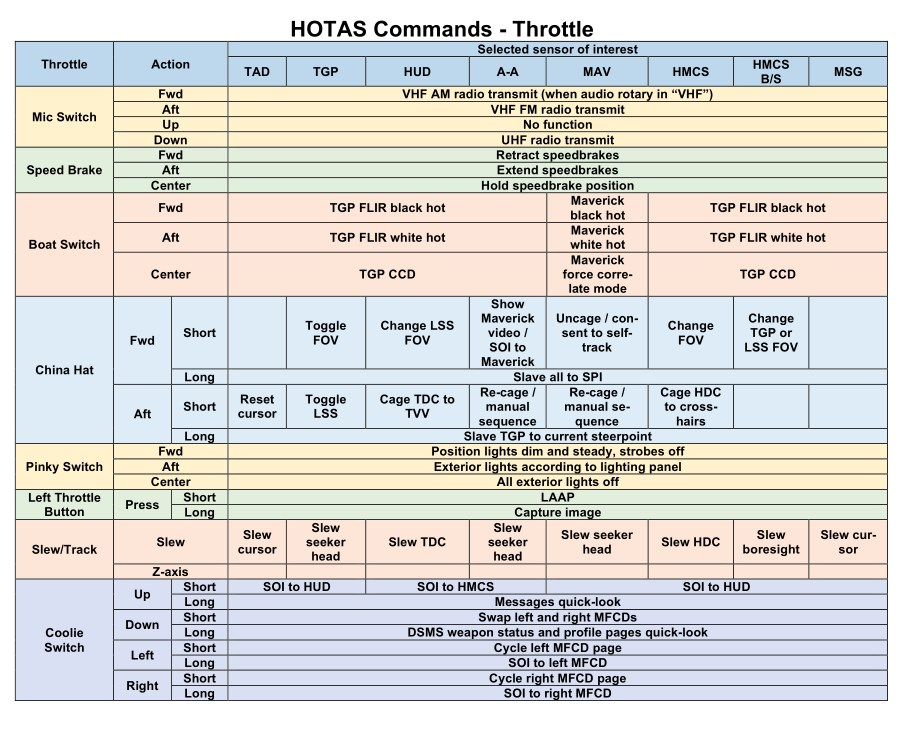
#> input picture test/veaf-tools/demo-mission/src/mission/KNEEBOARD/A-10c_2/Images/01 - hotas - throttle.jpg, 900 x 736 px
$ python -i recon_render.py   (imports and definitions only)
#> lines starting #> are read from the running program, lines starting #| are printed output that depends on the picture
### src/python/veaf-tools/veaf_libs/i18n.py
"""Internationalisation helpers for veaf-tools.

Language resolution order
-------------------------
1. ``set_language(lang)`` explicit call (e.g. from ``--lang`` CLI option)
2. ``VEAF_LANG`` environment variable (set before launch)
3. OS locale (``locale.getdefaultlocale()``)
4. ``"en"`` (hard fallback)

Usage::

    from veaf_libs.i18n import t, set_language

    # At runtime (from --lang callback):
    set_language("fr")

    # Translate a key:
    print(t("build.start", mission="demo"))

Catalog files live in ``veaf_libs/locales/<lang>.json``.
The ``en.json`` catalog is authoritative; all other locales fall back to it
for missing keys.
"""

from __future__ import annotations

import json
import locale
import os
import sys
from collections.abc import Iterator
from contextlib import contextmanager
from pathlib import Path


def _get_locales_dir() -> Path:
    """Return the locales directory, working both as a script and a PyInstaller bundle."""
    if hasattr(sys, "_MEIPASS"):
        return Path(sys._MEIPASS) / "veaf_libs" / "locales"  # type: ignore[attr-defined]
    return Path(__file__).parent / "locales"


_LOCALES_DIR = _get_locales_dir()

_lang: str = "en"
_catalog: dict[str, str] = {}
_en_catalog: dict[str, str] = {}


# ---------------------------------------------------------------------------
# Private helpers
# ---------------------------------------------------------------------------


def _detect_lang() -> str:
    """Detect the active language.

    Resolution order:
    1. ``VEAF_LANG`` environment variable
    2. ``~/veafmct.yaml`` (or ``~/.veaf/config.yaml``) ``lang:`` key
    3. OS locale
    4. ``"en"`` fallback
    """
    env = os.environ.get("VEAF_LANG", "").strip()
    if env:
        return env[:2].lower()
    # User global config — lazy import to avoid circular dependency at init time.
    try:
        from veaf_libs.user_config import get_lang as _get_user_lang  # noqa: PLC0415

        user_lang = _get_user_lang()
        if user_lang:
            return user_lang
    except Exception:
        pass
    # Try OS locale; avoid the deprecated getdefaultlocale() (removed in 3.15).
    # Do NOT call locale.setlocale here — it has process-wide side effects.
    try:
        loc = locale.getlocale(locale.LC_CTYPE)[0]
        if loc:
            return loc[:2].lower()
    except Exception:
        pass
    # On Windows, locale.getlocale() returns None until setlocale() is called.
    # Use winreg to read the user's locale from the registry instead.
    if sys.platform == "win32":
        try:
            import winreg  # noqa: PLC0415

            with winreg.OpenKey(winreg.HKEY_CURRENT_USER, r"Control Panel\International") as key:
                locale_name = winreg.QueryValueEx(key, "LocaleName")[0]  # e.g. "fr-FR"
                if locale_name:
                    return locale_name[:2].lower()
        except Exception:
            pass
    # Last resort: parse LANG / LC_ALL env vars directly (Linux/macOS).
    for var in ("LC_ALL", "LC_CTYPE", "LANG"):
        val = os.environ.get(var, "").strip()
        if val and val != "C" and val != "POSIX":
            return val[:2].lower()
    return "en"


def _load_catalog(lang: str) -> dict[str, str]:
    path = _LOCALES_DIR / f"{lang}.json"
    if not path.exists():
        return {}
    try:
        with path.open(encoding="utf-8") as fh:
            return json.load(fh)
    except json.JSONDecodeError:
        import logging

        logging.getLogger(__name__).warning("Failed to load locale catalog '%s': invalid JSON", path)
        return {}


def _init() -> None:
    """Detect language and load catalog at import time."""
    global _lang, _catalog, _en_catalog
    _en_catalog = _load_catalog("en")
    _lang = _detect_lang()
    _catalog = _load_catalog(_lang) if _lang != "en" else _en_catalog


# ---------------------------------------------------------------------------
# Public API
# ---------------------------------------------------------------------------


# [33 lines left out: functions set_language, set_language_from_argv, not called in this run]


def current_language() -> str:
    """Return the currently active language code (e.g. ``"en"``, ``"fr"``)."""
    return _lang


# [55 lines left out: functions language, t, tn, not called in this run]


# Initialise at import time so that module-level ``t()`` calls (e.g. inside
# ``help=`` strings) get the correct language immediately.
_init()
#> (the call stopped at in _detect_lang, `user_lang = _get_user_lang()`: veaf_libs is not available in this run)
#> further down, picture is the input picture: PIL image 900x736 RGB; mean R, G, B 215.6, 215.3, 212.3

### src/python/veaf-tools/veaf_libs/recon_render.py
"""Turn a raw DCS shot into a reconnaissance photo: the look, the banner and the felt-pen marks.

The look is a contrasted black and white print with grain and a vignette; the banner says the
operation, the target, the heading, the pitch, the target's position in DDM and MGRS, the ground elevation and the
time; a rose gives the heading; and the targets are circled the way an intelligence officer would
with a red felt pen — irregular loops that do not close, a stroke that thickens mid-gesture, a
shaky leader line and a handwritten label.

The marks are placed by projecting each unit's live position through the camera the shot was taken
with (:func:`veaf_libs.dcs_recon.project`), so they land on the vehicles without anyone pointing
at them. Every random choice is seeded by the shot's title, so a re-render draws the same pen.
"""

from __future__ import annotations

import math
import random
from collections import Counter
from collections.abc import Callable
from datetime import date
from pathlib import Path
from typing import Any

from PIL import Image, ImageDraw, ImageFilter, ImageFont, ImageOps

from veaf_libs.dcs_recon import LiveUnit, camera_of, dominant_type, project
from veaf_libs.dcs_units_data import get_unit_attributes
from veaf_libs.i18n import t
from veaf_libs.magnetic import grid_heading_to_magnetic, grid_heading_to_true
from veaf_libs.mgrs import target_coordinates

#: The felt pen.
RED = (205, 22, 22)
#: The banner's highlight.
YELLOW = (255, 220, 40)
#: The banner's text.
PAPER = (230, 230, 220)

#: Windows ships these; elsewhere Pillow's own font stands in, at the same size.
_MONO = ("consola.ttf", "DejaVuSansMono.ttf")
_MONO_BOLD = ("consolab.ttf", "DejaVuSansMono-Bold.ttf")
_HAND = ("Inkfree.ttf", "DejaVuSans-Oblique.ttf")

Font = ImageFont.FreeTypeFont | ImageFont.ImageFont


# [8 lines left out: function _font, not called in this run]


def recce_look(image: Image.Image) -> Image.Image:
    """Give a colour shot the look of a reconnaissance print.

    Args:
        image: The raw shot.

    Returns:
        A new RGB image of the same size.
    """
    grey = ImageOps.autocontrast(ImageOps.grayscale(image), cutoff=1)
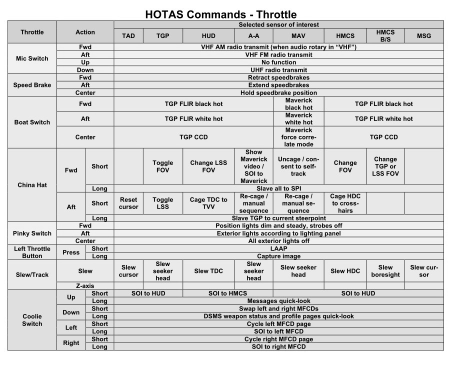
#> grey: PIL image 900x736 L (shown at 1/2 size); min 0, max 255, mean 214
    grey = grey.filter(ImageFilter.UnsharpMask(radius=2, percent=80, threshold=2))
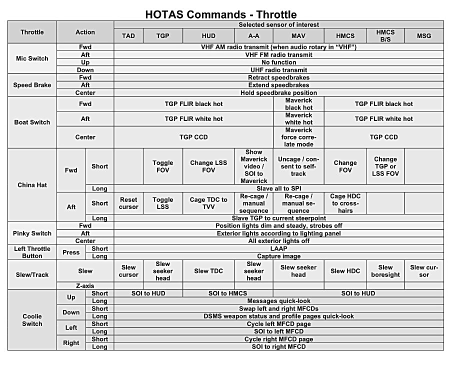
#> grey: PIL image 900x736 L (shown at 1/2 size); min 0, max 255, mean 216
    width, height = grey.size
    noise = Image.effect_noise((width, height), 22).filter(ImageFilter.GaussianBlur(0.6))
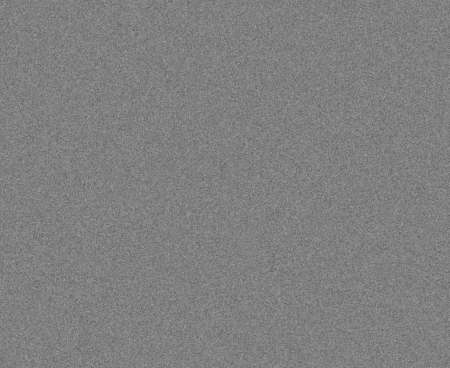
#> noise: PIL image 900x736 L (shown at 1/2 size); min 74, max 183, mean 127.5
    grey = Image.blend(grey, noise, 0.10)
    vignette = Image.radial_gradient("L").resize((width, height)).point(lambda v: 255 - int(v * 0.55))
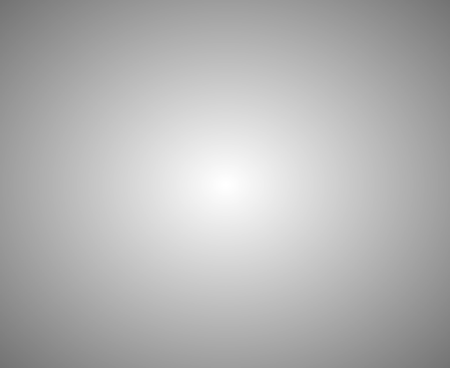
#> vignette: PIL image 900x736 L (shown at 1/2 size); min 115, max 255, mean 179.5
    grey = Image.composite(grey, Image.new("L", (width, height), 0), vignette)
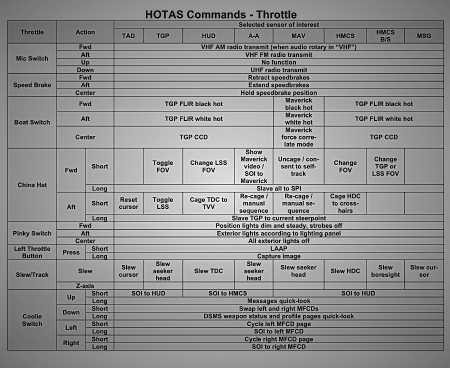
#> grey: PIL image 900x736 L (shown at 1/2 size); min 4, max 242, mean 144.9
    return ImageOps.colorize(grey, black=(12, 14, 10), white=(236, 232, 214))
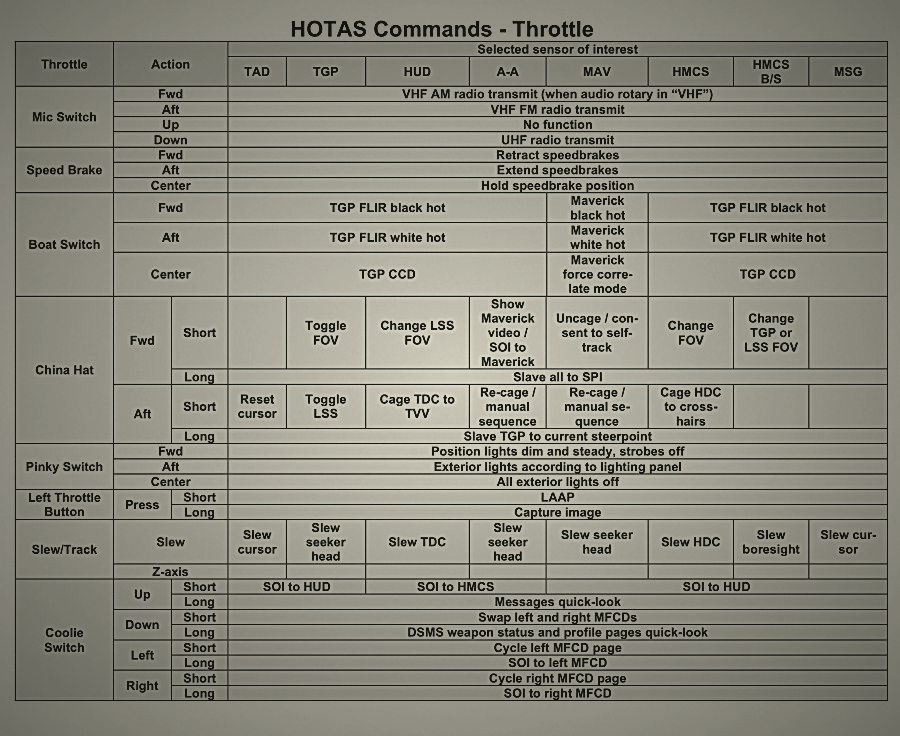
#> returned value: PIL image 900x736 RGB; mean R, G, B 138.8, 137.4, 125.5


# [68 lines left out: functions felt_ring, felt_label, not called in this run]


def _units_of(meta: dict[str, Any]) -> list[LiveUnit]:
    """Rebuild the shot's units from its metadata."""
    return [LiveUnit(u["kind"], 0, u["group"], u["type"], u["x"], u["z"], u["alt"]) for u in meta["units"]]


# [6 lines left out: function _label, not called in this run]


#: The categories a group is labelled with, highest priority first: ``(i18n key, test on the DCS attributes)``.
#: David's choice for the Open Training photos (2026-11-17): plural categories a pilot reads at a glance.
CATEGORIES: tuple[tuple[str, Callable[[frozenset[str]], bool]], ...] = (
    ("long_range_sam", lambda a: "LR SAM" in a),
    ("medium_range_sam", lambda a: "MR SAM" in a),
    ("short_range_sam", lambda a: bool(a & {"SR SAM", "IR Guided SAM", "MANPADS", "AAA", "SAM", "SAM LL", "SAM TR"})),
    ("ewr", lambda a: "EWR" in a),
    ("ss_missile", lambda a: "SS_missile" in a),
    ("artillery", lambda a: bool(a & {"Artillery", "Indirect fire", "MLRS"})),
    ("heavy_armor", lambda a: bool(a & {"HeavyArmoredUnits", "Tanks"}) and "Ground Units" in a),
    ("light_armor", lambda a: bool(a & {"LightArmoredUnits", "IFV", "APC"}) and "Ground Units" in a),
    ("infantry", lambda a: "Infantry" in a),
    ("logistics", lambda a: bool(a & {"Trucks", "Unarmed vehicles", "Cars"})),
    ("armed_ships", lambda a: bool(a & {"Armed ships", "Armed Ship"})),
    ("ships", lambda a: "Ships" in a),
)
#: Categories that name a site by its best element: a SA-6 battery is one radar and more launchers, and
#: its launchers alone read short-range.
_SITE_CATEGORIES = frozenset({"long_range_sam", "medium_range_sam"})
#: Pixels between two rings of the same label below which they are drawn as one, and the largest radius
#: such a merged ring may reach (Open Training, 2026-11-17).
MERGE_PX = 260.0
MAX_MERGED_RADIUS_PX = 330.0


# [265 lines left out: functions category_of, group_label, _ring, merge_marks, marks_of, annotate and 3 more, not called in this run]

>>> from PIL import Image
>>> picture = Image.open('../../../../test/veaf-tools/demo-mission/src/mission/KNEEBOARD/A-10c_2/Images/01 - hotas - throttle.jpg')
>>> result = recce_look(picture)

$ run again, on test/veaf-tools/demo-mission/src/mission/KNEEBOARD/IMAGES/97-freqplan-01.jpg
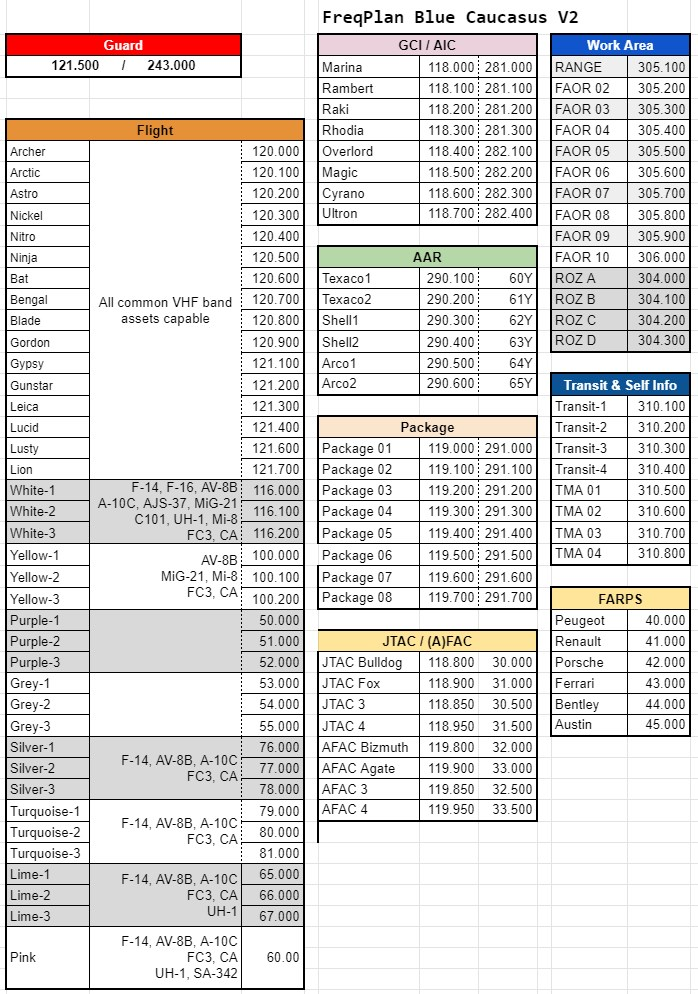
#> input picture test/veaf-tools/demo-mission/src/mission/KNEEBOARD/IMAGES/97-freqplan-01.jpg, 698 x 994 px
#> picture is the input picture: PIL image 698x994 RGB; mean R, G, B 222.8, 220.7, 219.5
#> in recce_look, `noise = Image.effect_noise((width, height), 22).filter(ImageFilter.Gau..`:
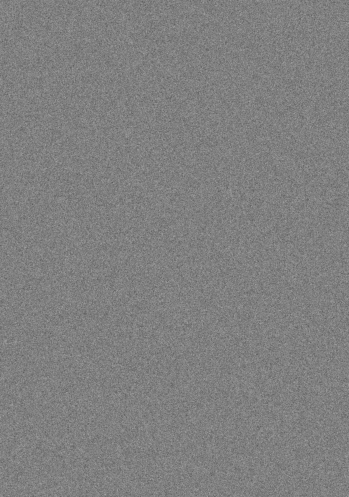
#> noise: PIL image 698x994 L (shown at 1/2 size); min 73, max 183, mean 127.5
#> in recce_look, `return ImageOps.colorize(grey, black=(12, 14, 10), white=(236, 232, 21..`:
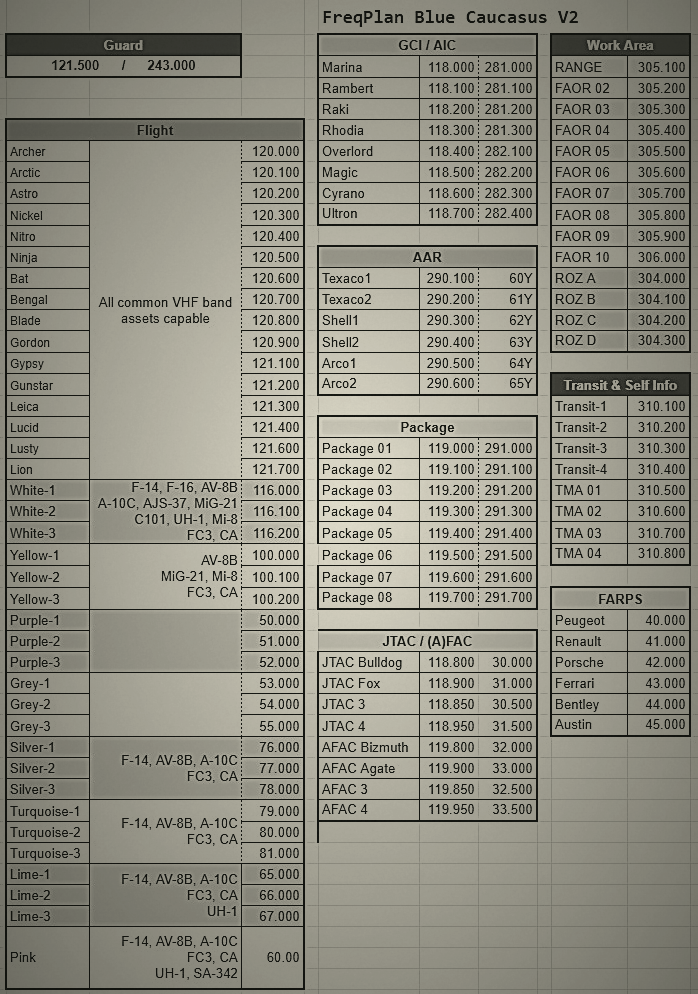
#> returned value: PIL image 698x994 RGB; mean R, G, B 141.9, 140.4, 128.4
